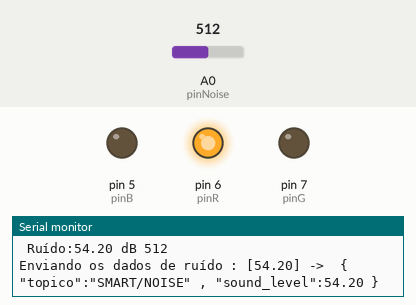
Simulated run of this sketch. Board: Arduino Leonardo, built with avr-gcc and run on an emulated ATmega32U4. On the bench: output pins drawn as LEDs (lit = HIGH), the last lines printed to the serial monitor. The test bench sets the inputs (shaded band); at power-on: A0 (pinNoise) = 512. WiFi joins after 1.5 s; servers stay silent unless stated; no MQTT or app messages arrive unless stated.

Above: at 3.2 s.
3.3 s: A0 (pinNoise) set to 332
8.9 s: A0 (pinNoise) set to 304
At 12.5 s:
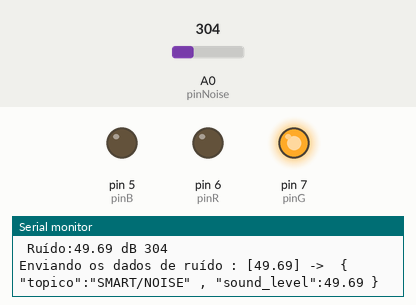
14.5 s: A0 (pinNoise) set to 511
At 17.1 s:
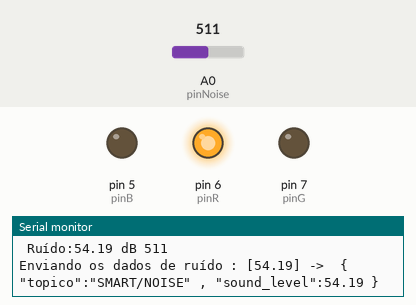
20.1 s: A0 (pinNoise) set to 306
At 22.4 s:
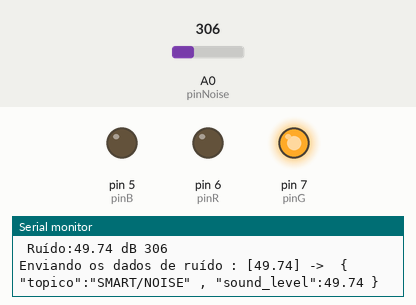
Timing chart, 0 to 23.9 s (numbered marks = the images above; inputs shaded):
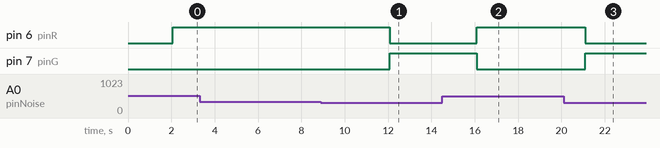

The sketch:

SMARTsemNTP.ino
```cpp
/** ==================================================================================
                      PROJETO SMART
    Projeto de monitoramento de ruído urbano em cidades inteligentes.

    @author: Maurício Moreira Neto
    @date: 10/11/2017
    Hardware utilizado: Arduino MEGA 2560 / 3xLEDs / Sensor Microfone KY038 /
    3xResistores / ESP8266 / Protoboard / Jumpers

   ==================================================================================== */
#include <WiFiEsp.h>
#include <WiFiEspClient.h>
#include <PubSubClient.h>

#define pinG 7
#define pinB 5
#define pinR 6


String topic = "SMART/NOISE";
int pinNoise = A0;
int dB = 0;
int errorMQTT = -2;

/**
  Variaveis para conexão do Arduio a rede WiFi
*/
IPAddress server(192, 168, 0, 129);
char ssid[] = "LittleGreat";           // your network SSID (name)
char pass[] = "grt@lifesg00d!16";             // your network password
int status = WL_IDLE_STATUS;             // the Wifi radio's status

WiFiEspClient espClient;
PubSubClient client(espClient);

/**
          Funcao de Setup
  Inicia as Seriais
  Inicia os pinos de LED e os pinos de entrada de dados
  Inicia o módulo de comunicação WiFi e a rede
  Inicia o NTP
*/
void setup() {
  Serial.begin(9600);
  Serial1.begin(9600); // comunicação
  pinMode(pinNoise, INPUT);
  pinMode(pinG, OUTPUT);
  pinMode(pinB, OUTPUT);
  pinMode(pinR, OUTPUT);
  InitWiFi();
  client.setServer(server,1883);
}

/**
      Funcao Loop
  Verifica se houve a comunicação com a rede WiFi
  Caso não, o algoritmo fica tentando fazer a reconexão
  Pega o horário pela função checkOST()
  Capura o dado pela função getNoiseData()
*/
void loop() {
  status = WiFi.status();
  if (status != WL_CONNECTED){
      while(status != WL_CONNECTED){
          Serial.print("Tentando conexão para WPA SSID: ");
          Serial.println(ssid);
          // conectando com a rede
          status = WiFi.begin(ssid,pass);
          delay(500);
        }
        Serial.println("Conectado ao AP");
    }
    // tentando se reconectar
    if (!client.connected()){
        reconnect();
      }
      getNoiseData();
      delay(2000);
      client.loop();
}

/**
      Funcao getNoiseData()
  Envia os dados no formato JSON via MQTT para os subscribers
  Faz o calculo do Decibeis
  Cria a lógica dos LEDs
*/
void getNoiseData(){

    Serial.println("Coletando os dados de ruído!");
    int noise = analogRead(pinNoise);
    double dB = 20*log10(noise+1);

    // checando se o sensor funciona
    if (isnan(noise)){
        Serial.println(" Falha na leitura do sensor de ruído KY038 ");
        return;
      }

      Serial.print(" Ruído:");
      Serial.print(dB);
      Serial.print(" dB ");
      Serial.println(noise);

      // convertendo para string
      String noiseS = String(dB);

      // debugando mensagens
      Serial.print( "Enviando os dados de ruído : [" );
      Serial.print(noiseS);
      Serial.print( "] -> " );

      // JSON
      String payload = " { ";
      payload += "\"topico\":\""; payload += topic;
      payload += "\" , ";
      payload += "\"sound_level\":"; payload += noiseS;
      payload += " } ";

      // Send payload
      char attributes[100];
      payload.toCharArray( attributes, 100 );
      client.publish( "SMART/NOISE", attributes );
      Serial.println( attributes );

      // Versão capturando o dado digital
      if (dB < 0)
      {
          Serial.println("Erro no sensor!");
          digitalWrite(pinG, 0);
          digitalWrite(pinB, 255);
          digitalWrite(pinR, 0);
      }
      if (dB >= 0 && dB <= 50)
      {
          digitalWrite(pinG, 255);
          digitalWrite(pinB, 0);
          digitalWrite(pinR, 0);
      }
      if (dB > 50)
      {
          digitalWrite(pinG, 0);
          digitalWrite(pinB, 0);
          digitalWrite(pinR, 255);
          delay(3000);
      }
}
/**
      Funcao initWiFi()
  Verifica a conexão com o módulo de comunicação WiFi
  Se conecta a rede WiFi setada nas variaveis globais
*/
void InitWiFi(){
    Serial.begin(9600);
    WiFi.init(&Serial1);
    if (WiFi.status() == WL_NO_SHIELD){
      Serial.println("modulo WiFi não conectado");

      while(true);
      }

      Serial.println("Conectando ao AP ...");

      while ( status != WL_CONNECTED) {
          Serial.print("Tentando conectar ao WPA SSID: ");
          Serial.println(ssid);

          status = WiFi.begin(ssid, pass);
          delay(500);
        }
       Serial.println("Conectando ao AP");
}

/**
      Funcao reconnect()
  Se conecta aao Broker via MQTT...
  Caso falhe, ele tentará reconexão em 5 segundos.
*/
void reconnect() {
  while (!client.connected()) {
    Serial.print("Tentando conectar com o Broker ...");
    if (client.connect("arduinoClient")) {
      Serial.println("Conectado!");
      String payload = " { ";
      payload += "\"error\":"; payload += errorMQTT;
      payload += " } ";
      char attributes2[100];
      payload.toCharArray( attributes2, 100 );
      client.publish( "SMART/NOISE", attributes2 );
      } else {
      Serial.print("Falha, rc=");
      Serial.print(client.state());
      Serial.println(" tentando em 5 segundos ");
      delay(5000);
    }
  }
}
```

Measured:
- the behaviour switches between 316 and 315 on A0 (pinNoise) (found by bisection; images 0 and 1)
- after the input at 8.9 s, pin 6 (pinR): HIGH → LOW after 3.2 s; pin 7 (pinG): LOW → HIGH after 3.2 s
- after the input at 14.5 s, pin 6 (pinR): LOW → HIGH after 1.6 s; pin 7 (pinG): HIGH → LOW after 1.6 s
- after the input at 20.1 s, pin 6 (pinR): HIGH → LOW after 0.99 s; pin 7 (pinG): LOW → HIGH after 0.99 s
